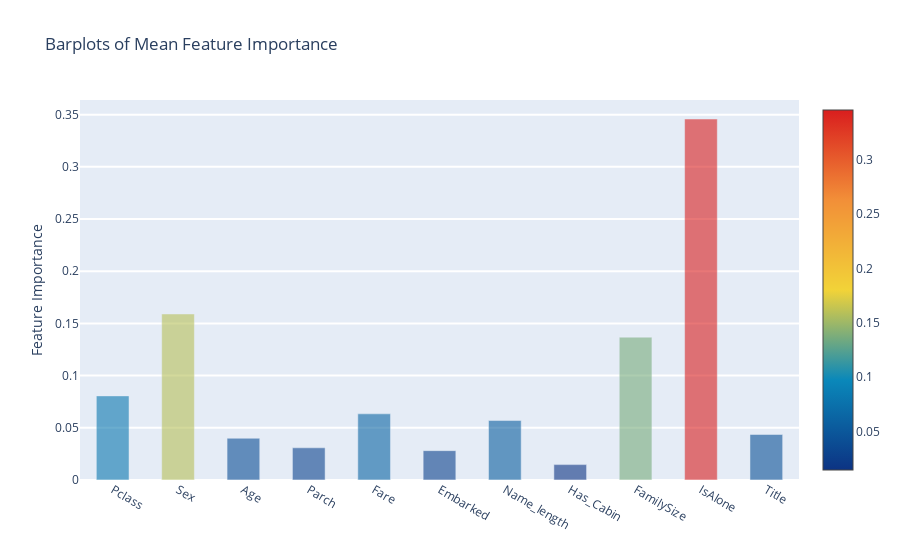

The cell this chart's notebook holds for it:
### Markdown cell above
**Plotly Barplot of Average Feature Importances**

Having obtained the mean feature importance across all our classifiers, we can plot them into a Plotly bar plot as follows:

### Code cell
y = feature_dataframe['mean'].values
x = feature_dataframe['features'].values
data = [go.Bar(
            x= x,
             y= y,
            width = 0.5,
            marker=dict(
               color = feature_dataframe['mean'].values,
            colorscale='Portland',
            showscale=True,
            reversescale = False
            ),
            opacity=0.6
        )]

layout= go.Layout(
    autosize= True,
    title= 'Barplots of Mean Feature Importance',
    hovermode= 'closest',
#     xaxis= dict(
#         title= 'Pop',
#         ticklen= 5,
#         zeroline= False,
#         gridwidth= 2,
#     ),
    yaxis=dict(
        title= 'Feature Importance',
        ticklen= 5,
        gridwidth= 2
    ),
    showlegend= False
)
fig = go.Figure(data=data, layout=layout)
py.iplot(fig, filename='bar-direct-labels')

### Figure 1 — Plotly figure (JSON) as saved in the notebook; plotly's stock layout.template omitted (floating-point values rounded to 4 significant figures)
{"data": [{"marker": {"color": [0.08059, 0.1591, 0.04, 0.03084, 0.06338, 0.02812, 0.05698, 0.01473, 0.1368, 0.3458, 0.04361], "colorscale": [[0, "rgb(12,51,131)"], [0.25, "rgb(10,136,186)"], [0.5, "rgb(242,211,56)"], [0.75, "rgb(242,143,56)"], [1, "rgb(217,30,30)"]], "reversescale": false, "showscale": true}, "opacity": 0.6, "type": "bar", "width": 0.5, "x": ["Pclass", "Sex", "Age", "Parch", "Fare", "Embarked", "Name_length", "Has_Cabin", "FamilySize", "IsAlone", "Title"], "y": [0.08059, 0.1591, 0.04, 0.03084, 0.06338, 0.02812, 0.05698, 0.01473, 0.1368, 0.3458, 0.04361]}], "layout": {"autosize": true, "hovermode": "closest", "showlegend": false, "title": {"text": "Barplots of Mean Feature Importance"}, "xaxis": {"autorange": true, "range": [-0.5, 10.5], "type": "category"}, "yaxis": {"autorange": true, "gridwidth": 2, "range": [0, 0.364], "ticklen": 5, "title": {"text": "Feature Importance"}, "type": "linear"}}}
